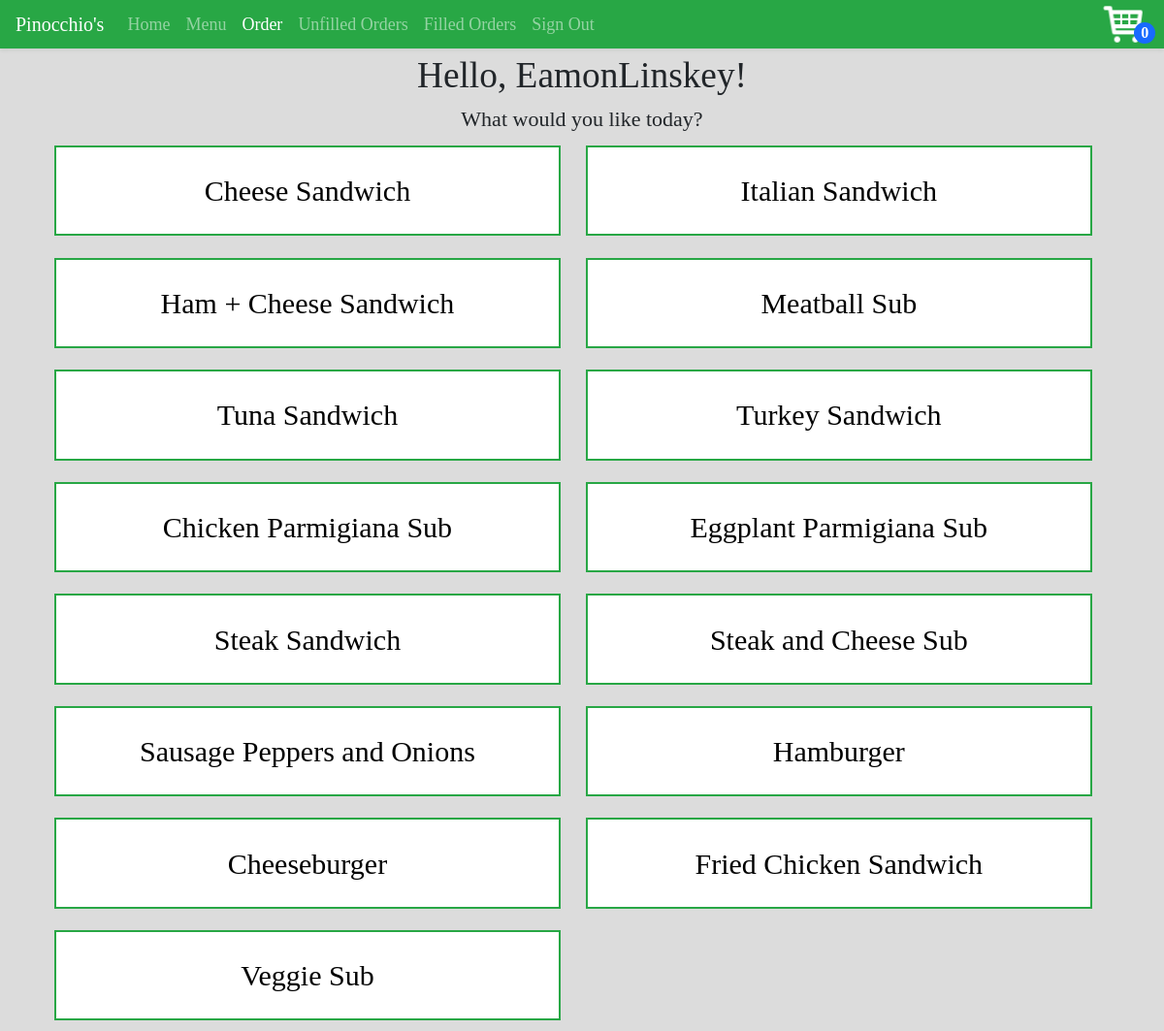
Page /orders/Subs (signed in) on the committed database.
### orders/models.py (models this page shows)
class Style(models.Model):
	name = models.CharField(max_length=32)
	sizeList = models.ForeignKey(SizeList, on_delete=models.CASCADE)
	legalExtras = models.ManyToManyField(Extra, blank=True)
	def __str__(self):
   		return f'{self.name}'
	def trim(self):
		return self.name.replace(" ", "")

### orders/views.py (the view)
# urls.py: path("orders/<str:food>", views.style, name="style"),
def style(request, food):
	context={ "foods": Food.objects.all().filter(name=food.title()) }
	if request.user.is_authenticated:
		return render(request, "orders/styles.html", context)
	else:
		return HttpResponseRedirect(reverse("signIn"))

### orders/models.py (called while the page is built)
	@property
	def sizes(self):
		sizes = []
		if self.small != None:
			sizes.append("Small")
		if self.large != None:
			sizes.append("Large")
		return sizes

	def __str__(self):
   		return self.name

### orders/templates/orders/styles.html (shortened to what this page needs)
{% extends "orders/base.html" %}
{% block head %}
	{% load static %}
{% endblock %}
{% block body %}
<div class="heading">Hello, {{ user.username }}!</div>
<div class="text-center greeting">What would you like today?</div>
<div class ="container">
	{% for food in foods %}
		{% for style in food.style.all %}
			<div class="food-container">
				<div class="text-center food-link">{{style}}</div>
			</div>
		{% endfor %}
	{% endfor %}
</div>
{% endblock %}

### orders/static/orders/styles/style.css (style rules this page uses)
.food-container { background-color: white; border: 2px solid #28a745; margin: 1%; width: 47%; padding: 2%; display: inline-block; }
.body { background-color: #DCDCDC; font-family: "Palatino"; }
.greeting { font-size: 22px; }
.heading { text-align: center; font-size: 28pt; }
.food-link { text-decoration: none !important; font-size: 30px; color: black; }

### rows in the picture
Style: name "Cheese Sandwich"
Style: name "Italian Sandwich"
Style: name "Ham + Cheese Sandwich"
Style: name "Meatball Sub"
Style: name "Tuna Sandwich"
Style: name "Turkey Sandwich"
Style: name "Chicken Parmigiana Sub"
Style: name "Eggplant Parmigiana Sub"
Style: name "Steak Sandwich"
Style: name "Steak and Cheese Sub"
Style: name "Sausage Peppers and Onions"
Style: name "Hamburger"
Style: name "Cheeseburger"
Style: name "Fried Chicken Sandwich"
Style: name "Veggie Sub"

### other values in the picture
{{ user.username }} "EamonLinskey"
